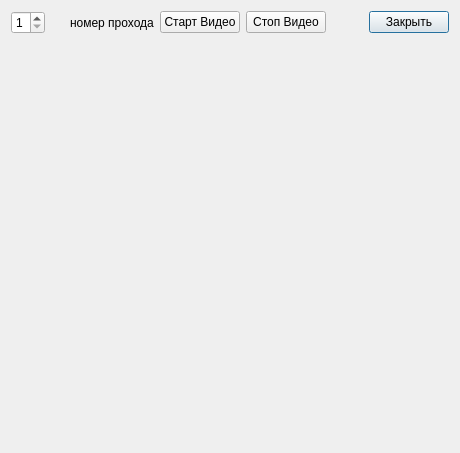
<?xml version="1.0" encoding="UTF-8"?>
<ui version="4.0">
 <class>NastrKamerDialog</class>
 <widget class="QDialog" name="NastrKamerDialog">
  <property name="windowModality">
   <enum>Qt::WindowModal</enum>
  </property>
  <property name="enabled">
   <bool>true</bool>
  </property>
  <property name="geometry">
   <rect>
    <x>0</x>
    <y>0</y>
    <width>460</width>
    <height>453</height>
   </rect>
  </property>
  <property name="maximumSize">
   <size>
    <width>16777215</width>
    <height>16777215</height>
   </size>
  </property>
  <property name="windowTitle">
   <string>Меню настройки камер</string>
  </property>
  <property name="windowIcon">
   <iconset resource="res.qrc">
    <normaloff>:/img/step.ico</normaloff>:/img/step.ico</iconset>
  </property>
  <layout class="QGridLayout" name="gridLayout_3">
   <item row="0" column="0">
    <layout class="QGridLayout" name="gridLayout">
     <item row="1" column="0">
      <spacer name="verticalSpacer">
       <property name="orientation">
        <enum>Qt::Vertical</enum>
       </property>
       <property name="sizeHint" stdset="0">
        <size>
         <width>20</width>
         <height>40</height>
        </size>
       </property>
      </spacer>
     </item>
     <item row="0" column="0">
      <layout class="QGridLayout" name="gridLayout_2">
       <item row="0" column="7">
        <widget class="QPushButton" name="pushButton_3">
         <property name="text">
          <string>Закрыть</string>
         </property>
        </widget>
       </item>
       <item row="0" column="4">
        <widget class="QPushButton" name="pushButton_2">
         <property name="text">
          <string>Стоп Видео</string>
         </property>
        </widget>
       </item>
       <item row="0" column="1">
        <spacer name="horizontalSpacer">
         <property name="orientation">
          <enum>Qt::Horizontal</enum>
         </property>
         <property name="sizeHint" stdset="0">
          <size>
           <width>40</width>
           <height>20</height>
          </size>
         </property>
        </spacer>
       </item>
       <item row="0" column="3">
        <widget class="QPushButton" name="pushButton">
         <property name="text">
          <string>Старт Видео</string>
         </property>
        </widget>
       </item>
       <item row="0" column="5">
        <spacer name="horizontalSpacer_2">
         <property name="orientation">
          <enum>Qt::Horizontal</enum>
         </property>
         <property name="sizeHint" stdset="0">
          <size>
           <width>40</width>
           <height>20</height>
          </size>
         </property>
        </spacer>
       </item>
       <item row="0" column="2">
        <widget class="QLabel" name="label_2">
         <property name="text">
          <string>номер прохода</string>
         </property>
        </widget>
       </item>
       <item row="0" column="0">
        <widget class="QSpinBox" name="spinBox">
         <property name="minimum">
          <number>1</number>
         </property>
         <property name="maximum">
          <number>6</number>
         </property>
        </widget>
       </item>
       <item row="0" column="6">
        <spacer name="horizontalSpacer_3">
         <property name="orientation">
          <enum>Qt::Horizontal</enum>
         </property>
         <property name="sizeHint" stdset="0">
          <size>
           <width>40</width>
           <height>20</height>
          </size>
         </property>
        </spacer>
       </item>
      </layout>
     </item>
    </layout>
   </item>
  </layout>
 </widget>
 <resources>
  <include location="res.qrc"/>
 </resources>
 <connections/>
</ui>
